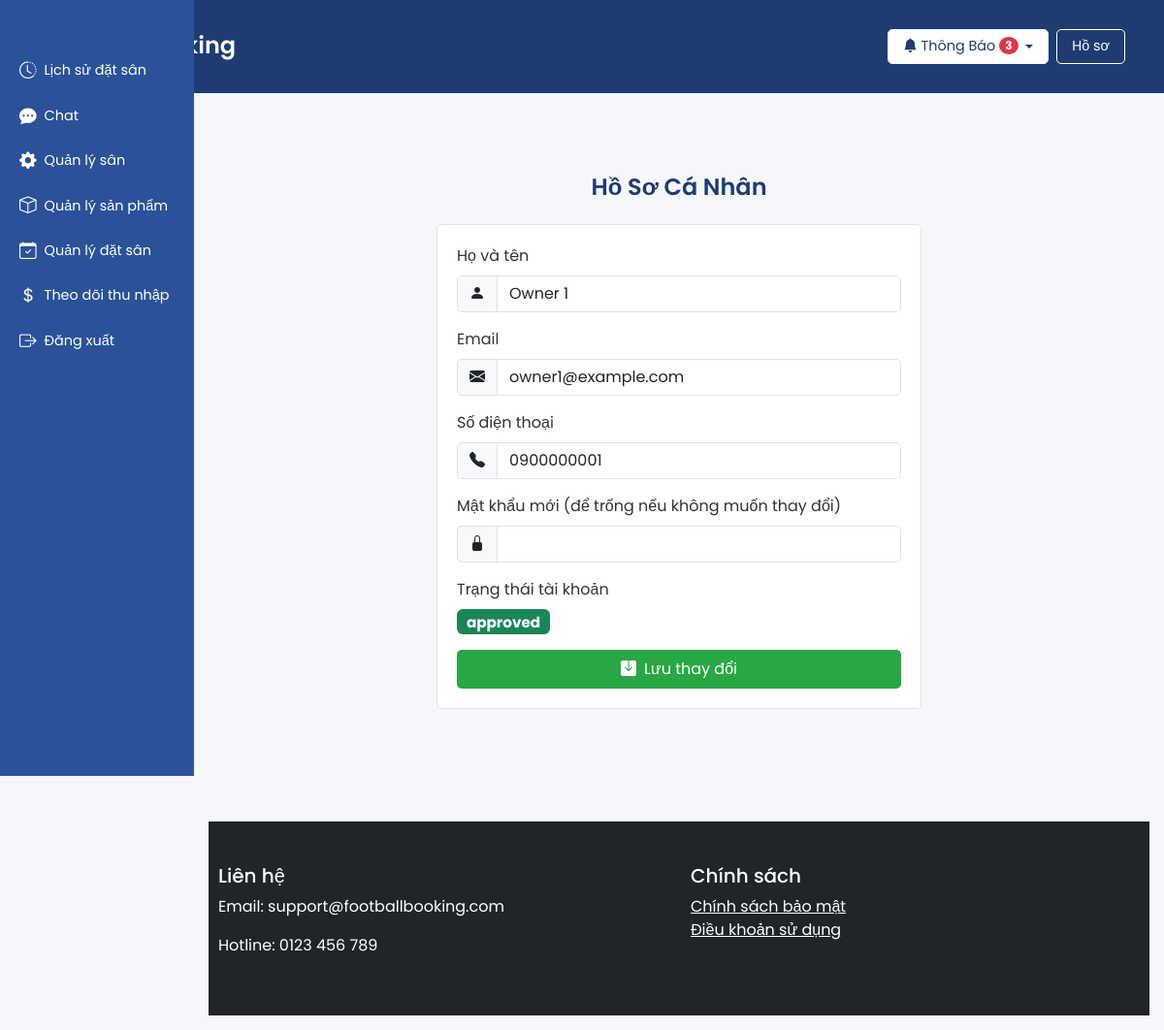
The app's page /profile.php (signed in) with its own data.
### tables this page shows
CREATE TABLE users (
    id INT AUTO_INCREMENT PRIMARY KEY,
    full_name VARCHAR(255) NOT NULL,
    email VARCHAR(255) UNIQUE NOT NULL,
    phone VARCHAR(20),
    password VARCHAR(255) NOT NULL,
    account_type ENUM('customer', 'owner', 'admin') NOT NULL,
    status ENUM('pending', 'approved', 'rejected') DEFAULT 'approved',
    created_at TIMESTAMP DEFAULT CURRENT_TIMESTAMP
);

### profile.php (the view, shortened to what this page needs)
<?php
require_once 'includes/config.php';
$user_id = $_SESSION['user_id'];
$stmt = $pdo->prepare("SELECT full_name, email, phone, status FROM users WHERE id = ?");
$stmt->execute([$user_id]);
$user = $stmt->fetch(PDO::FETCH_ASSOC);
$full_name = $user['full_name'];
$email = $user['email'];
$phone = $user['phone'];
$status = $user['status'];
require_once 'includes/header.php';
?>
<section class="profile py-5">
    <div class="container">
        <h2 class="section-title">Hồ Sơ Cá Nhân</h2>
        <div class="profile-form">
            <form method="POST">
                <div class="mb-3">
                    <label for="full_name" class="form-label">Họ và tên</label>
                    <div class="input-group">
                        <span class="input-group-text"><i class="bi bi-person-fill"></i></span>
                        <input type="text" name="full_name" id="full_name" class="form-control" value="<?php echo htmlspecialchars($full_name); ?>" required>
                    </div>
                </div>
                <div class="mb-3">
                    <label for="email" class="form-label">Email</label>
                    <div class="input-group">
                        <span class="input-group-text"><i class="bi bi-envelope-fill"></i></span>
                        <input type="email" name="email" id="email" class="form-control" value="<?php echo htmlspecialchars($email); ?>" readonly>
                    </div>
                </div>
                <div class="mb-3">
                    <label for="phone" class="form-label">Số điện thoại</label>
                    <div class="input-group">
                        <span class="input-group-text"><i class="bi bi-telephone-fill"></i></span>
                        <input type="text" name="phone" id="phone" class="form-control" value="<?php echo htmlspecialchars($phone); ?>" required>
                    </div>
                </div>
                <div class="mb-3">
                    <label for="password" class="form-label">Mật khẩu mới (để trống nếu không muốn thay đổi)</label>
                    <div class="input-group">
                        <span class="input-group-text"><i class="bi bi-lock-fill"></i></span>
                        <input type="password" name="password" id="password" class="form-control">
                    </div>
                </div>
                <div class="mb-3">
                    <label class="form-label">Trạng thái tài khoản</label>
                    <div>
                        <span class="badge <?php echo $status === 'pending' ? 'bg-warning' : ($status === 'approved' ? 'bg-success' : 'bg-danger'); ?> status-badge">
                            <?php echo htmlspecialchars($status); ?>
                        </span>
                    </div>
                </div>
                <button type="submit" name="update_profile" class="btn btn-primary d-flex align-items-center justify-content-center gap-2">
                    <i class="bi bi-save-fill"></i> Lưu thay đổi
                </button>
            </form>
        </div>
    </div>
</section>
<?php require_once 'includes/footer.php'; ?>

### profile.php (style rules this page uses)
.section-title { font-weight: 600; color: #1e3c72; font-size: 1.5rem; margin-bottom: 1.5rem; text-align: center; }
.profile-form { max-width: 500px; margin: 0 auto; background-color: #fff; padding: 20px; border-radius: 5px; border: 1px solid #e0e4e9; }
.form-control { border-radius: 5px; border: 1px solid #e0e4e9; font-size: 1rem; }
.input-group-text { border-radius: 5px 0 0 5px; }
.btn-primary { background-color: #28a745; border: none; padding: 8px 20px; font-size: 1rem; width: 100%; }
.status-badge { font-size: 0.95rem; }

### records on screen
users: full_name "Owner 1", email "owner1@example.com", phone "0900000001", status "approved"

### other values on screen
$unread_notifications_count "3"
